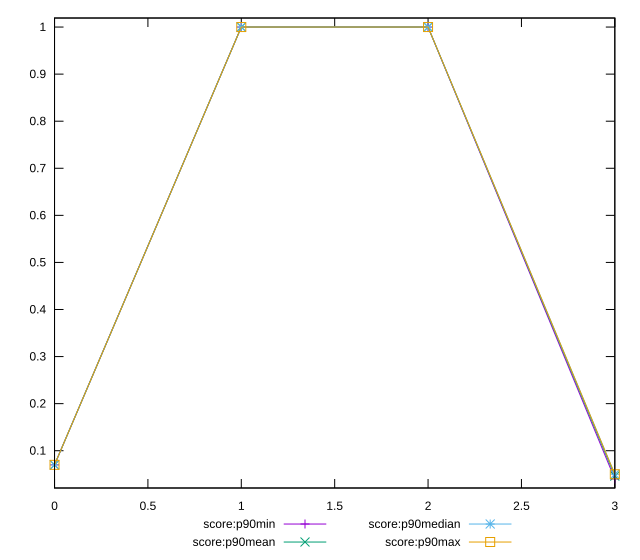

Write the gnuplot code that produced this figure.
reset

$scoreP90Min <<EOF
0 0.07
1 1
2 1
3 0.04
EOF

$scoreP90Mean <<EOF
0 0.07000000000000008
1 1
2 1
3 0.0461702127659574
EOF

$scoreP90Median <<EOF
0 0.07
1 1
2 1
3 0.05
EOF

$scoreP90Max <<EOF
0 0.07
1 1
2 1
3 0.05
EOF

set key outside below
set xrange [0:3]
set yrange [0.020800000000000003:1.0192]
set trange [0.020800000000000003:1.0192]
set terminal svg size 640, 560 enhanced background rgb 'white'
set output "reports/report_00030_2021-02-24T20-42-31.540Z/uses-long-cache-ttl/progression/score.svg"

plot $scoreP90Min title "score:p90min" with linespoints, \
     $scoreP90Mean title "score:p90mean" with linespoints, \
     $scoreP90Median title "score:p90median" with linespoints, \
     $scoreP90Max title "score:p90max" with linespoints

reset
